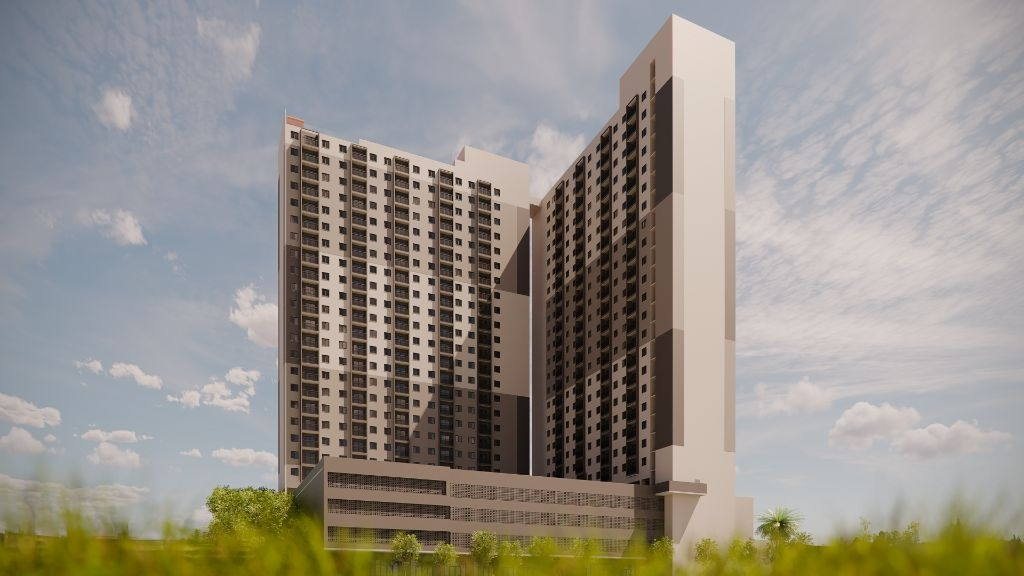
#> input picture experimentos/mirante-7-2026-09-22/fotos-iplano/01.jpg, 1024 x 576 px
$ python compara_print.py ../experimentos/mirante-7-2026-09-22/fotos-iplano/01.jpg ../experimentos/mirante-7-2026-09-22/fotos-iplano/02.jpg
#> lines starting #> are read from the running program, lines starting #| are printed output that depends on the picture
# -*- coding: utf-8 -*-
"""Compara dois prints do mapa e diz QUANTO mudou, nao se mudou.

Existe porque "olhei e parece igual" nao serve pra aceitar troca de renderizador: o
salto de three r128 -> r168 muda a semantica de luz, e a diferenca aparece como um
desvio pequeno e UNIFORME que o olho normaliza sem perceber.

Cuidado documentado (ver [[mapa-3d-qa-headless]]): duas capturas do MESMO arquivo
podem diferir por causa do streaming alternando entre dois estados no instante do
print. Rode o CONTROLE (mesmo arquivo contra ele mesmo) antes de acusar regressao.

    python pipeline/compara_print.py a.png b.png
"""
import sys
import numpy as np
from PIL import Image


def carrega(p):
    im = Image.open(p).convert("RGB")
#> im is the input picture: PIL image 1024x576 RGB; mean R, G, B 149.7, 144.8, 137.5
    return np.asarray(im).astype(np.int16)


def main():
    a, b = carrega(sys.argv[1]), carrega(sys.argv[2])
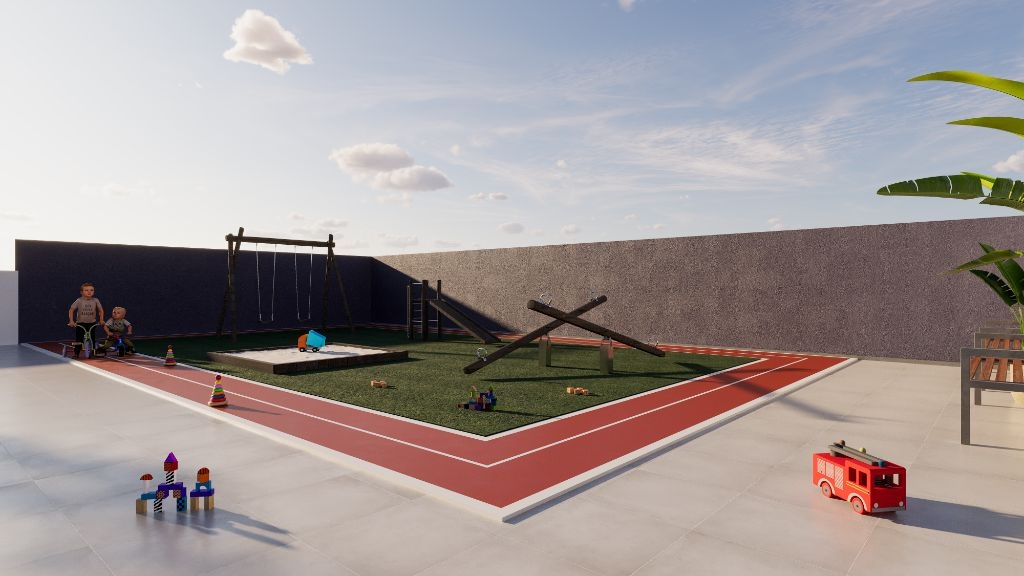
#> input picture experimentos/mirante-7-2026-09-22/fotos-iplano/02.jpg, 1024 x 576 px
#> in carrega, im is the input picture: PIL image 1024x576 RGB; mean R, G, B 160.4, 150.9, 150.6
    if a.shape != b.shape:
        print("tamanhos diferentes: %s x %s" % (a.shape, b.shape)); return 1
    d = b - a
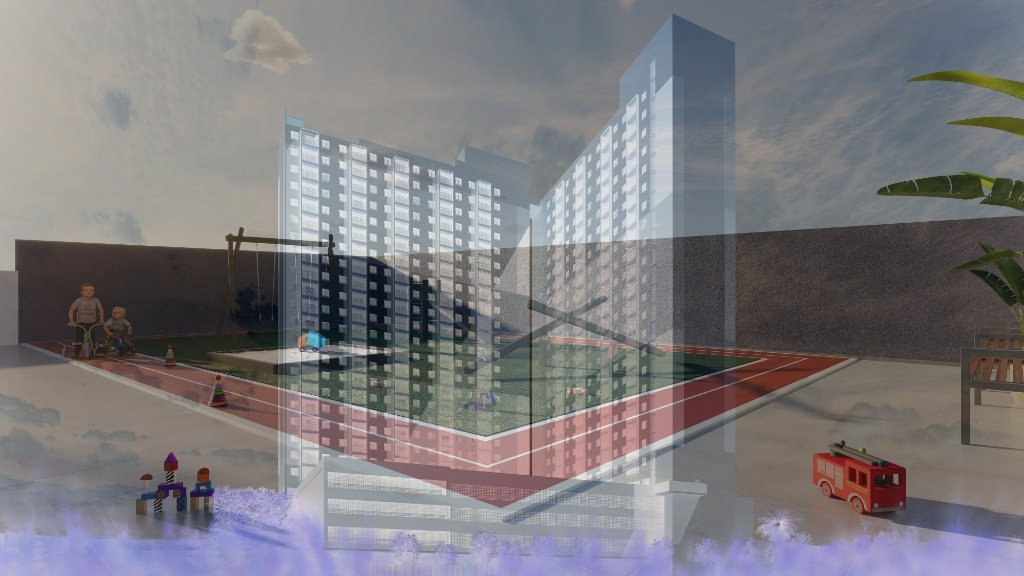
#> d: shape (576, 1024, 3) int16; mean R, G, B 10.7, 6, 13.1; drawn with min black and max white
    absd = np.abs(d)
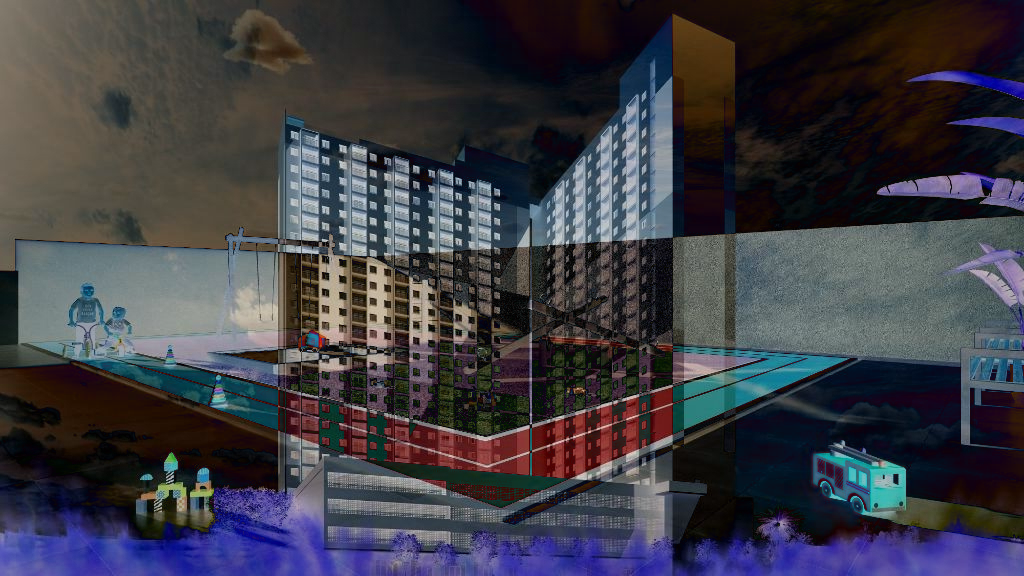
#> absd: shape (576, 1024, 3) int16; mean R, G, B 60.6, 60.2, 68.4
    porpx = absd.max(axis=2)
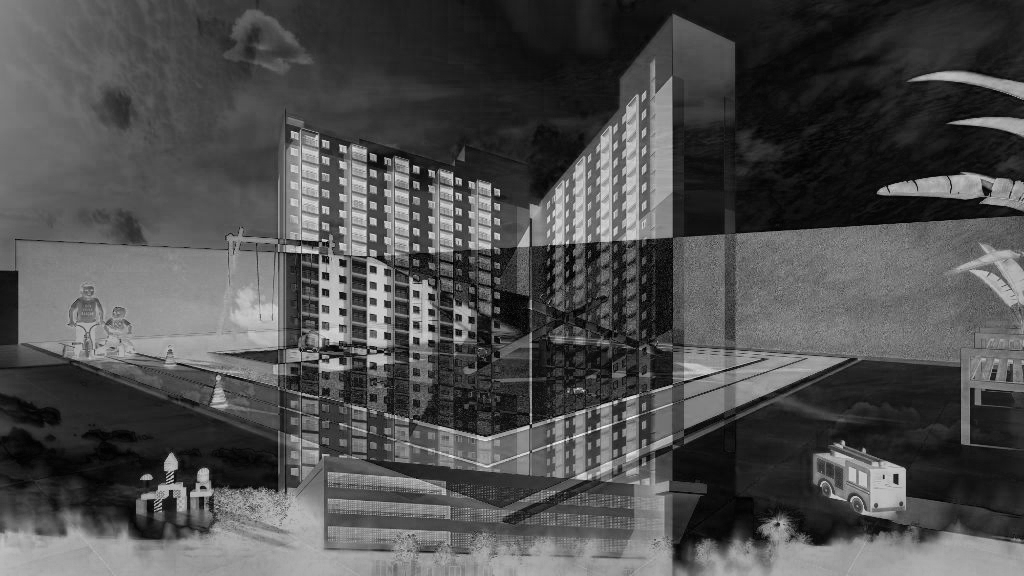
#> porpx: shape (576, 1024) int16; min 0, max 247, mean 78
    n = porpx.size
#> n = 589824
    print("  pixels             %d" % n)
#|   pixels             589824
    print("  identicos          %.2f%%" % (100.0 * (porpx == 0).sum() / n))
#|   identicos          0.00%
    print("  |delta| <= 2       %.2f%%" % (100.0 * (porpx <= 2).sum() / n))
#|   |delta| <= 2       0.05%
    print("  |delta| <= 8       %.2f%%" % (100.0 * (porpx <= 8).sum() / n))
#|   |delta| <= 8       1.28%
    print("  |delta| medio      %.2f" % absd.mean())
#|   |delta| medio      63.05
    print("  |delta| p99        %.0f" % np.percentile(porpx, 99))
#|   |delta| p99        192
    print("  |delta| max        %d" % porpx.max())
#|   |delta| max        247
    print("  vies por canal     R %+.2f  G %+.2f  B %+.2f"
          % (d[:, :, 0].mean(), d[:, :, 1].mean(), d[:, :, 2].mean()))
#|   vies por canal     R +10.72  G +6.04  B +13.12
    print("  brilho medio       %.1f -> %.1f" % (a.mean(), b.mean()))
#|   brilho medio       144.0 -> 154.0
    ruins = np.argwhere(porpx > 2)
#> ruins = 589555 pairs, first value 0 to 575, second value 0 to 1023
    if len(ruins):
        y0, x0 = ruins.min(axis=0); y1, x1 = ruins.max(axis=0)
#> after `y0, x0 = ruins.min(axis=0)`: y0 = 0; x0 = 0
#> after `y1, x1 = ruins.max(axis=0)`: y1 = 575; x1 = 1023
        print("  %d pixel(s) acima de 2, caixa x %d..%d  y %d..%d"
              % (len(ruins), x0, x1, y0, y1))
#|   589555 pixel(s) acima de 2, caixa x 0..1023  y 0..575
        ordem = ruins[np.argsort(-porpx[ruins[:, 0], ruins[:, 1]])][:6]
#> ordem = [[418, 629], [426, 604], [419, 627], [436, 577], [435, 578], [442, 560]]
        for y, x in ordem:
            print("      (%4d,%4d)  %s -> %s" % (x, y, list(a[y, x]), list(b[y, x])))
#> this loop made 6 passes
#|       ( 629, 418)  [5, 4, 0] -> [252, 195, 184]
#|       ( 604, 426)  [5, 4, 2] -> [251, 188, 179]
#|       ( 627, 419)  [8, 1, 0] -> [253, 199, 187]
#|       ( 577, 436)  [12, 12, 10] -> [255, 202, 188]
#|       ( 578, 435)  [12, 11, 7] -> [254, 205, 191]
#|       ( 560, 442)  [6, 7, 1] -> [246, 182, 183]
    return 0


if __name__ == "__main__":
    sys.exit(main())
#> (the program exits here)
